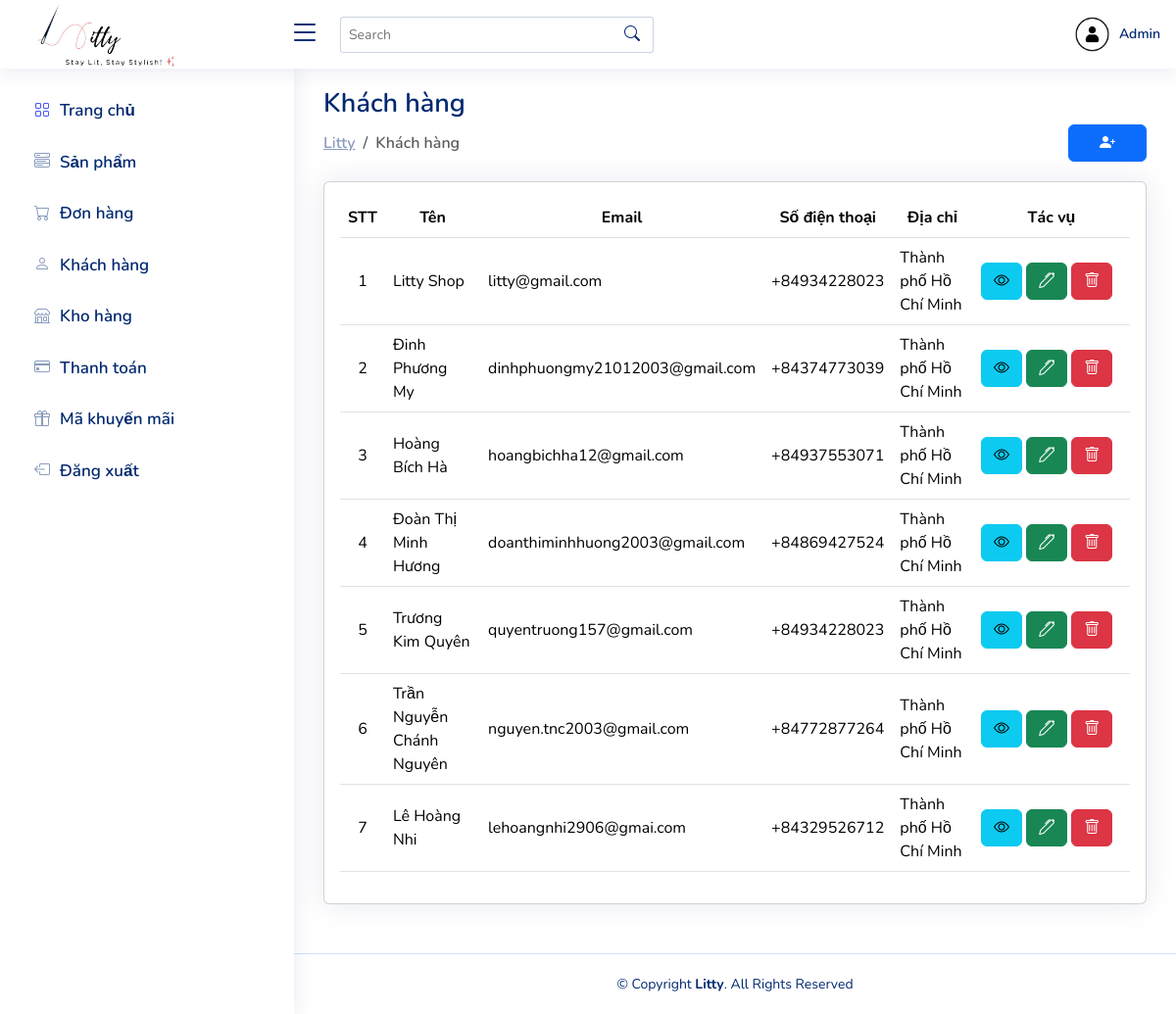
Page /admin/customer.php (signed in) on the committed database.
### tables this page shows
CREATE TABLE Users (
    ID INT PRIMARY KEY AUTO_INCREMENT,
    fullname VARCHAR(100),
    email VARCHAR(100) UNIQUE,
    phone VARCHAR(20),
    password VARCHAR(255),
    city TEXT,
    district TEXT,
    ward TEXT,
    address TEXT,
    image VARCHAR(255) DEFAULT "../img/admin.jpg",
    created TIMESTAMP DEFAULT CURRENT_TIMESTAMP,
    role enum('admin','user') NOT NULL DEFAULT 'user'
);

### admin/customer.php (the view, shortened to what this page needs)
<?php
include '../database/connect.php';
$customerQuery = "SELECT * FROM Users ORDER BY ID ASC";
$customerStmt = $pdo->prepare($customerQuery);
$customerStmt->execute();
$customers = $customerStmt->fetchAll(PDO::FETCH_ASSOC);
?>
<?php include 'header.php'; ?>
<main id="main" class="main">
    <div class="pagetitle">
        <h1>Khách hàng</h1>
        <div class="d-flex justify-content-between align-items-center">
            <nav>
                <ol class="breadcrumb mb-0">
                    <li class="breadcrumb-item"><a href="index.php">Litty</a></li>
                    <li class="breadcrumb-item active">Khách hàng</li>
                </ol>
            </nav>
            <div>
                <a class="btn btn-primary" style="width: 80px" href="customer-add.php"><i class="bi bi-person-plus-fill"></i></a>
            </div>
        </div>
    </div>
    <section class="section mt-3">
        <div class="row">
            <div class="col-lg-12">
                <div class="card">
                    <div class="card-body">
                        <table class="table datatable">
                            <thead>
                                <tr>
                                    <th class="text-center align-middle">STT</th>
                                    <th class="text-center align-middle">Tên</th>
                                    <th class="text-center align-middle">Email</th>
                                    <th class="text-center align-middle">Số điện thoại</th>
                                    <th class="text-center align-middle">Địa chỉ</th>
                                    <th class="text-center align-middle" style="width: 160px">Tác vụ</th>
                                </tr>
                            </thead>
                            <tbody>
                                <?php foreach ($customers as $index => $customer): ?>
                                    <tr>
                                        <td class="text-center align-middle"><?php echo $customer['ID']; ?></td>
                                        <td class="align-middle"><?php echo htmlspecialchars($customer['fullname']); ?></td>
                                        <td class="align-middle"><?php echo htmlspecialchars($customer['email']); ?></td>
                                        <td class="text-center align-middle"><?php echo htmlspecialchars($customer['phone']); ?></td>
                                        <td class="align-middle"><?php echo htmlspecialchars($customer['city']); ?></td>
                                        <td class="align-middle">
                                            <a class="btn btn-info" href="customer-detail.php?id=<?php echo $customer['ID']; ?>"><i class="bi bi-eye"></i></a>
                                            <a class="btn btn-success" href="customer-edit.php?id=<?php echo $customer['ID']; ?>"><i class="bi bi-pen"></i></a>
                                            <button class="btn btn-danger" data-bs-toggle="modal" data-bs-target="#deleteModal<?php echo $customer['ID']; ?>"><i class="bi bi-trash"></i></button>
                                        </td>
                                    </tr>
                                <?php endforeach; ?>
                            </tbody>
                        </table>
                    </div>
                </div>
            </div>
        </div>
    </section>
</main>
<?php include 'footer.php'; ?>

### admin/css/style.css (style rules this page uses)
:root { scroll-behavior: smooth; }
* { font-family: "Nunito", sans-serif; }
body { background: #f6f9ff; color: #444444; }
a { color: #4154f1; text-decoration: none; }
body, a, h1, h2, h3, h4, h5, h6 { font-family: "Nunito", sans-serif; }
#main { margin-top: 60px; padding: 20px 30px; transition: all 0.3s; }
.pagetitle { margin-bottom: 20px; }
.pagetitle h1 { font-size: 27px; margin-top: 10px; margin-bottom: 5px; font-weight: 600; color: #012970; }
.card { margin-bottom: 30px; border: none; border-radius: 5px; box-shadow: 0px 0 30px rgba(1, 41, 112, 0.1); }
.card-body { padding: 0 20px 20px 20px; }
.breadcrumb { font-size: 14px; font-family: "Nunito", sans-serif; color: #899bbd; font-weight: 600; }
.breadcrumb a { color: #899bbd; transition: 0.3s; }
.breadcrumb .breadcrumb-item::before { color: #899bbd; }
.breadcrumb .active { color: #51678f; font-weight: 600; }
@media (min-width: 1200px) { #main, #footer { margin-left: 300px; } }

### rows in the picture
users: ID "1", fullname "Litty Shop", email "litty@gmail.com", phone "+84934228023", city "Thành phố Hồ Chí Minh"
users: ID "2", fullname "Đinh Phương My", email "dinhphuongmy21012003@gmail.com", phone "+84374773039", city "Thành phố Hồ Chí Minh"
users: ID "3", fullname "Hoàng Bích Hà", email "hoangbichha12@gmail.com", phone "+84937553071", city "Thành phố Hồ Chí Minh"
users: ID "4", fullname "Đoàn Thị Minh Hương", email "doanthiminhhuong2003@gmail.com", phone "+84869427524", city "Thành phố Hồ Chí Minh"
users: ID "5", fullname "Trương Kim Quyên", email "quyentruong157@gmail.com", phone "+84934228023", city "Thành phố Hồ Chí Minh"
users: ID "6", fullname "Trần Nguyễn Chánh Nguyên", email "nguyen.tnc2003@gmail.com", phone "+84772877264", city "Thành phố Hồ Chí Minh"
users: ID "7", fullname "Lê Hoàng Nhi", email "lehoangnhi2906@gmai.com", phone "+84329526712", city "Thành phố Hồ Chí Minh"
